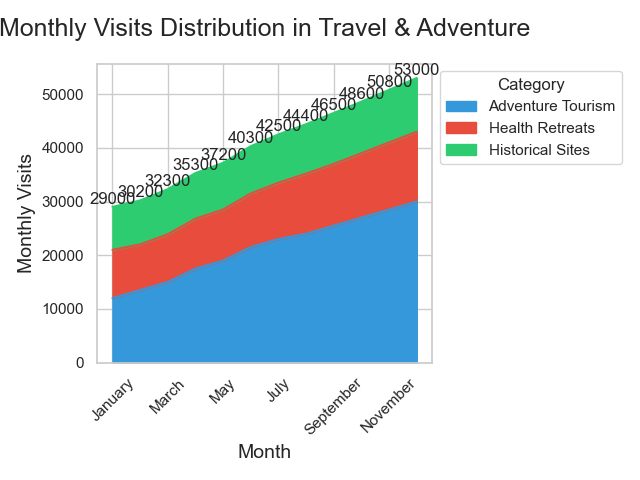

This chart was generated by the following Python code:

import seaborn as sns
import pandas as pd
import matplotlib.pyplot as plt
import numpy as np

# Data
data = {
    'Month': ['January', 'February', 'March', 'April', 'May', 'June', 'July', 'August', 
              'September', 'October', 'November', 'December'],
    'Adventure Tourism': [12000, 13500, 15000, 17500, 19000, 21500, 23000, 24000, 25500, 27000, 28500, 30000],
    'Health Retreats': [9000, 8500, 8900, 9300, 9500, 10000, 10500, 11200, 11500, 12000, 12500, 13000],
    'Historical Sites': [8000, 8200, 8400, 8500, 8700, 8800, 9000, 9200, 9500, 9600, 9800, 10000]
}

# Create a DataFrame
df = pd.DataFrame(data)

# Wide to long format for stacking
df_long = pd.melt(df, id_vars='Month', var_name='Category', value_name='Visits')

# Transform the Month to categorical type so the order is kept in the plotting
df_long['Month'] = pd.Categorical(df_long['Month'], 
                                  categories=['January', 'February', 'March', 'April', 'May', 'June', 
                                              'July', 'August', 'September', 'October', 'November', 'December'],
                                  ordered=True)

# Set the figure size
plt.figure(figsize=(16, 12))

# Stacked area plot
sns.set_theme(style="whitegrid")
pal = ['#3498db', '#e74c3c', '#2ecc71']

# Plot stack area chart
ax = df.set_index('Month').plot(kind='area', stacked=True, color=pal)

# Annotate the chart with total visits per month
df['Total'] = df['Adventure Tourism'] + df['Health Retreats'] + df['Historical Sites']
for idx, total in enumerate(df['Total']):
    ax.text(idx, total, str(total), va='bottom', ha='center')

# Customize title and labels
ax.set_title('Monthly Visits Distribution in Travel & Adventure', fontsize=18, pad=20)
ax.set_ylabel('Monthly Visits', fontsize=14)
ax.set_xlabel('Month', fontsize=14)

# Rotate x-axis labels for better readability
plt.xticks(rotation=45)

# Show the legend
ax.legend(title='Category', loc='upper left', bbox_to_anchor=(1, 1))

# Show the plot
plt.tight_layout()
plt.show()
